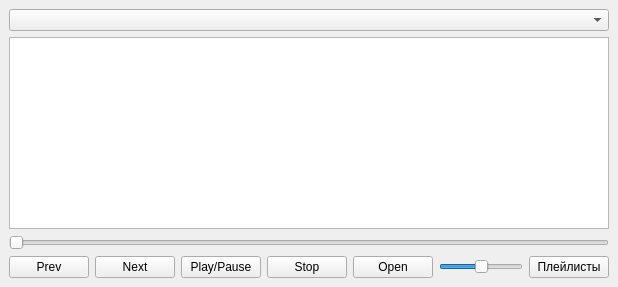
<?xml version="1.0" encoding="UTF-8"?>
<ui version="4.0">
 <class>MainWindow</class>
 <widget class="QMainWindow" name="MainWindow">
  <property name="windowTitle">
   <string>Media Player</string>
  </property>
  <widget class="QWidget" name="centralwidget">
   <layout class="QVBoxLayout" name="verticalLayout">
    <!-- Добавить комбобокс здесь -->
    <item>
     <widget class="QComboBox" name="playlistCombo"/>
    </item>
    
    <!-- Список треков -->
    <item>
     <widget class="QListWidget" name="trackList"/>
    </item>

    <!-- Ползунок перемотки трека -->
    <item>
     <widget class="QSlider" name="positionSlider">
      <property name="orientation">
       <enum>Qt::Horizontal</enum>
      </property>
      <property name="minimum">
       <number>0</number>
      </property>
      <property name="maximum">
       <number>100</number>
      </property>
      <property name="value">
       <number>0</number>
      </property>
     </widget>
    </item>

    <!-- Горизонтальный блок кнопок -->
    <item>
     <layout class="QHBoxLayout" name="horizontalLayout">
      <item>
       <widget class="QPushButton" name="prevButton">
        <property name="text">
         <string>Prev</string>
        </property>
       </widget>
      </item>
      <item>
       <widget class="QPushButton" name="nextButton">
        <property name="text">
         <string>Next</string>
        </property>
       </widget>
      </item>
      <item>
       <widget class="QPushButton" name="playButton">
        <property name="text">
         <string>Play/Pause</string>
        </property>
       </widget>
      </item>
      <item>
       <widget class="QPushButton" name="stopButton">
        <property name="text">
         <string>Stop</string>
        </property>
       </widget>
      </item>
      <item>
       <widget class="QPushButton" name="openButton">
        <property name="text">
         <string>Open</string>
        </property>
       </widget>
      </item>
      <item>
       <widget class="QSlider" name="volumeSlider">
        <property name="orientation">
         <enum>Qt::Horizontal</enum>
        </property>
        <property name="maximum">
         <number>100</number>
        </property>
        <property name="value">
         <number>50</number>
        </property>
       </widget>
      </item>
      <item>
       <widget class="QPushButton" name="playlistButton">
        <property name="text">
         <string>Плейлисты</string>
        </property>
       </widget>
      </item>
     </layout>
    </item>
   </layout>
  </widget>
 </widget>
 <resources/>
 <connections/>
</ui>
